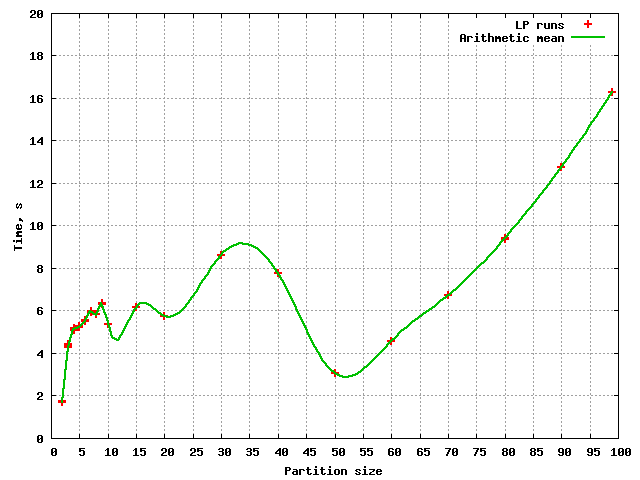

This chart was generated by the following gnuplot code:
set datafile separator "|"
set grid
set xrange[0:100]
set yrange[0:20]
set xtics 5
set ytics 2
set style line 1 lw 2
set style line 2 lw 2
set style line 3 lw 2
set style line 4 lw 2
set style line 5 lw 2
set style line 6 lw 2
set xlabel "Partition size"
set ylabel "Time, s"
plot 'Table.txt' using 1:2 ls 1 title sprintf("LP runs"), 'Table.txt' using 1:2 smooth cspline ls 2 title sprintf("Arithmetic mean")
set term png medium
set output "Plot.png"
replot
set term windows